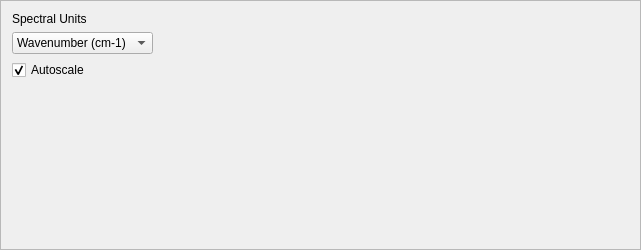
       <widget class="QFrame" name="frame_6">
        <property name="minimumSize">
         <size>
          <width>0</width>
          <height>250</height>
         </size>
        </property>
        <property name="maximumSize">
         <size>
          <width>16777215</width>
          <height>250</height>
         </size>
        </property>
        <property name="focusPolicy">
         <enum>Qt::StrongFocus</enum>
        </property>
        <property name="frameShape">
         <enum>QFrame::StyledPanel</enum>
        </property>
        <property name="frameShadow">
         <enum>QFrame::Raised</enum>
        </property>
        <layout class="QGridLayout" name="gridLayout_6">
         <item row="0" column="0">
          <layout class="QVBoxLayout" name="verticalLayout_7">
           <item>
            <widget class="QLabel" name="label_20">
             <property name="maximumSize">
              <size>
               <width>161</width>
               <height>16777215</height>
              </size>
             </property>
             <property name="text">
              <string>Spectral Units</string>
             </property>
            </widget>
           </item>
           <item>
            <widget class="QComboBox" name="comboBoxSpectralXSelect">
             <property name="maximumSize">
              <size>
               <width>161</width>
               <height>16777215</height>
              </size>
             </property>
             <property name="currentIndex">
              <number>2</number>
             </property>
             <item>
              <property name="text">
               <string>Pixels (pix)</string>
              </property>
             </item>
             <item>
              <property name="text">
               <string>Wavelength (nm)</string>
              </property>
             </item>
             <item>
              <property name="text">
               <string>Wavenumber (cm-1)</string>
              </property>
             </item>
            </widget>
           </item>
          </layout>
         </item>
         <item row="0" column="1">
          <spacer name="horizontalSpacer_5">
           <property name="orientation">
            <enum>Qt::Horizontal</enum>
           </property>
           <property name="sizeHint" stdset="0">
            <size>
             <width>476</width>
             <height>20</height>
            </size>
           </property>
          </spacer>
         </item>
         <item row="1" column="0">
          <layout class="QHBoxLayout" name="horizontalLayout_8">
           <item>
            <widget class="QCheckBox" name="checkBoxAutoscalePlot">
             <property name="text">
              <string>Autoscale</string>
             </property>
             <property name="checked">
              <bool>true</bool>
             </property>
            </widget>
           </item>
          </layout>
         </item>
         <item row="1" column="1">
          <spacer name="horizontalSpacer_6">
           <property name="orientation">
            <enum>Qt::Horizontal</enum>
           </property>
           <property name="sizeHint" stdset="0">
            <size>
             <width>476</width>
             <height>20</height>
            </size>
           </property>
          </spacer>
         </item>
         <item row="2" column="0">
          <spacer name="verticalSpacer_3">
           <property name="orientation">
            <enum>Qt::Vertical</enum>
           </property>
           <property name="sizeHint" stdset="0">
            <size>
             <width>20</width>
             <height>144</height>
            </size>
           </property>
          </spacer>
         </item>
        </layout>
       </widget>
